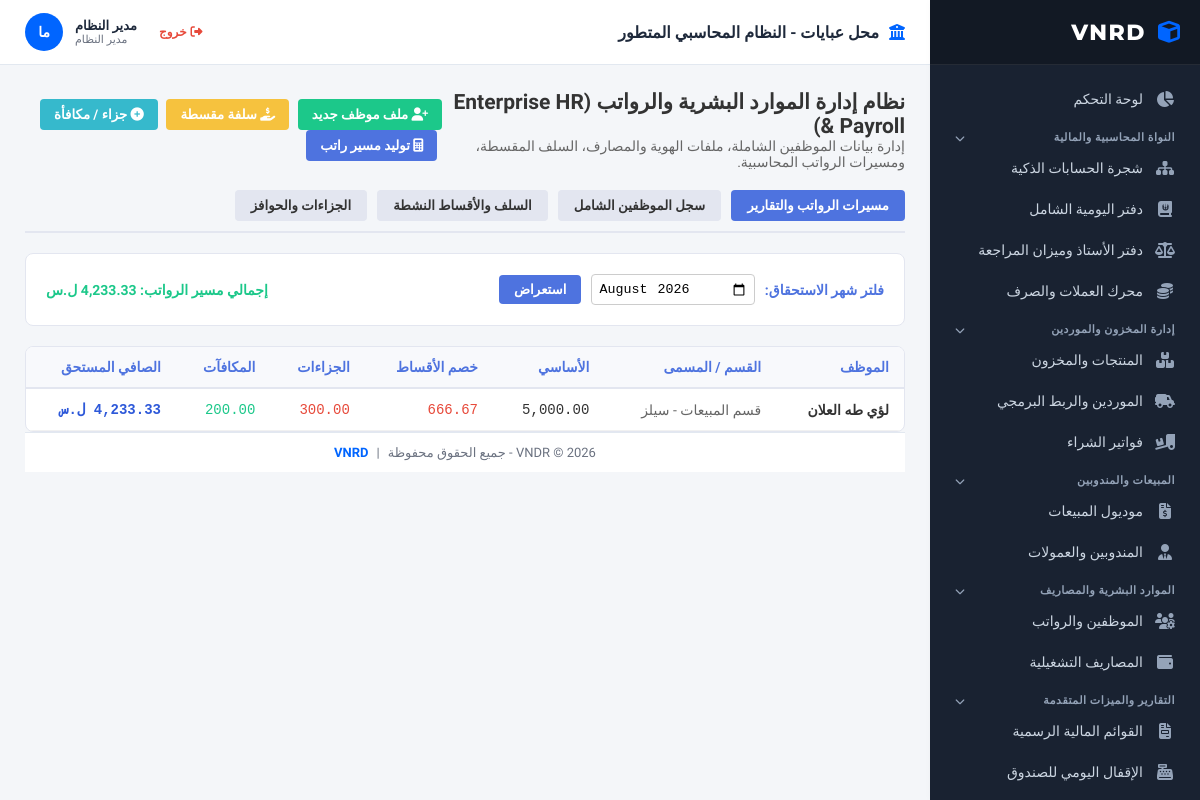
Screenshot of /hr_payroll_advanced.php (signed in) with the database file from the repository.
### tables this page shows
CREATE TABLE `payroll_details` (
  `id` int(11) NOT NULL,
  `payroll_run_id` int(11) NOT NULL,
  `employee_id` int(11) NOT NULL,
  `base_salary` decimal(15,2) NOT NULL,
  `deducted_advances` decimal(15,2) DEFAULT 0.00,
  `penalties` decimal(15,2) DEFAULT 0.00,
  `bonuses` decimal(15,2) DEFAULT 0.00,
  `net_salary` decimal(15,2) NOT NULL
);

CREATE TABLE `employees` (
  `id` int(11) NOT NULL,
  `employee_code` varchar(50) NOT NULL,
  `full_name` varchar(150) NOT NULL,
  `national_id` varchar(50) NOT NULL,
  `gender` enum('male','female') NOT NULL,
  `date_of_birth` date DEFAULT NULL,
  `nationality` varchar(50) DEFAULT NULL,
  `marital_status` enum('single','married','divorced','widowed') DEFAULT 'single',
  `department` varchar(100) NOT NULL,
  `position` varchar(100) NOT NULL,
  `employment_type` enum('full_time','part_time','contractor','intern') DEFAULT 'full_time',
  `hire_date` date NOT NULL,
  `probation_end_date` date DEFAULT NULL,
  `status` enum('active','suspended','terminated','resigned') DEFAULT 'active',
  `base_salary` decimal(15,2) NOT NULL DEFAULT 0.00,
  `payment_method` enum('bank_transfer','cash','check') DEFAULT 'bank_transfer',
  `bank_name` varchar(100) DEFAULT NULL,
  `bank_account` varchar(50) DEFAULT NULL,
  `iban` varchar(100) DEFAULT NULL,
  `phone` varchar(50) NOT NULL,
  `work_email` varchar(100) DEFAULT NULL,
  `address` text DEFAULT NULL,
  `emergency_contact_name` varchar(100) DEFAULT NULL,
  `emergency_contact_phone` varchar(50) DEFAULT NULL,
  `emergency_relation` varchar(50) DEFAULT NULL,
  `created_at` timestamp NOT NULL DEFAULT current_timestamp()
);

### hr_payroll_advanced.php (the view, shortened to what this page needs)
<?php
include 'header.php';
$selected_filter_month = $_GET['filter_month'] ?? date('Y-m');
$current_payroll_run = $conn->prepare("SELECT * FROM payroll_runs WHERE salary_month = ?");
$current_payroll_run->execute([$selected_filter_month]);
$active_run_data = $current_payroll_run->fetch(PDO::FETCH_ASSOC);
$payroll_details_list = [];
if ($active_run_data) {
    $det_stmt = $conn->prepare("SELECT pd.*, e.full_name as emp_name, e.position, e.department FROM payroll_details pd JOIN employees e ON pd.employee_id = e.id WHERE pd.payroll_run_id = ?");
    $det_stmt->execute([$active_run_data['id']]);
    $payroll_details_list = $det_stmt->fetchAll(PDO::FETCH_ASSOC);
}
?>
<div style="display: flex; justify-content: space-between; align-items: center; margin-bottom: 20px;">
    <div>
        <h2>نظام إدارة الموارد البشرية والرواتب (Enterprise HR & Payroll)</h2>
        <p style="color: #666; margin: 0;">إدارة بيانات الموظفين الشاملة، ملفات الهوية والمصارف، السلف المقسطة، ومسيرات الرواتب المحاسبية.</p>
    </div>
    <div>
        <button onclick="openModal('empModal')" style="background: #1cc88a; color: white; border: none; padding: 8px 14px; border-radius: 4px; cursor: pointer; font-weight: bold;"><i class="fas fa-user-plus"></i> ملف موظف جديد</button>
        <button onclick="openModal('advanceModal')" style="background: #f6c23e; color: white; border: none; padding: 8px 14px; border-radius: 4px; cursor: pointer; font-weight: bold; margin-right: 5px;"><i class="fas fa-hand-holding-usd"></i> سلفة مقسطة</button>
        <button onclick="openModal('varModal')" style="background: #36b9cc; color: white; border: none; padding: 8px 14px; border-radius: 4px; cursor: pointer; font-weight: bold; margin-right: 5px;"><i class="fas fa-plus-circle"></i> جزاء / مكافأة</button>
        <button onclick="openModal('payrollModal')" style="background: #4e73df; color: white; border: none; padding: 8px 14px; border-radius: 4px; cursor: pointer; font-weight: bold; margin-right: 5px;"><i class="fas fa-calculator"></i> توليد مسير راتب</button>
    </div>
</div>
<div style="display: flex; gap: 10px; margin-bottom: 20px; border-bottom: 2px solid #e3e6f0; padding-bottom: 10px;">
    <button onclick="switchTab('payrollReportTab')" id="btnReportTab" style="background: #4e73df; color: white; border: none; padding: 8px 16px; border-radius: 4px; cursor: pointer; font-weight: bold;">مسيرات الرواتب والتقارير</button>
    <button onclick="switchTab('employeesTab')" id="btnEmpTab" style="background: #e3e6f0; color: #333; border: none; padding: 8px 16px; border-radius: 4px; cursor: pointer; font-weight: bold;">سجل الموظفين الشامل</button>
    <button onclick="switchTab('advancesTab')" id="btnAdvTab" style="background: #e3e6f0; color: #333; border: none; padding: 8px 16px; border-radius: 4px; cursor: pointer; font-weight: bold;">السلف والأقساط النشطة</button>
    <button onclick="switchTab('variableTab')" id="btnVarTab" style="background: #e3e6f0; color: #333; border: none; padding: 8px 16px; border-radius: 4px; cursor: pointer; font-weight: bold;">الجزاءات والحوافز</button>
</div>
<div id="payrollReportTab" class="tab-content" style="display: block;">
    <div style="background: white; border: 1px solid #e3e6f0; border-radius: 8px; padding: 20px; margin-bottom: 20px; display: flex; justify-content: space-between; align-items: center;">
        <form method="GET" style="display: flex; align-items: center; gap: 10px;">
            <label style="font-weight: bold; color: #4e73df;">فلتر شهر الاستحقاق:</label>
            <input type="month" name="filter_month" value="<?php echo htmlspecialchars($selected_filter_month); ?>" style="padding: 6px; border: 1px solid #ccc; border-radius: 4px; font-family: monospace;">
            <button type="submit" style="background: #4e73df; color: white; border: none; padding: 7px 15px; border-radius: 4px; cursor: pointer; font-weight: bold;">استعراض</button>
        </form>
        <?php if ($active_run_data): ?>
            <div style="font-size: 14px; color: #1cc88a; font-weight: bold;">
                إجمالي مسير الرواتب: <?php echo number_format($active_run_data['total_payroll_amount'], 2); ?> ل.س
            </div>
        <?php endif; ?>
    </div>
    <div style="background: white; border: 1px solid #e3e6f0; border-radius: 8px; overflow: hidden;">
        <table style="width: 100%; border-collapse: collapse; font-size: 14px; text-align: right;">
            <thead>
                <tr style="background: #f8f9fc; color: #4e73df; border-bottom: 2px solid #e3e6f0;">
                    <th style="padding: 12px 15px;">الموظف</th>
                    <th style="padding: 12px 15px;">القسم / المسمى</th>
                    <th style="padding: 12px 15px;">الأساسي</th>
                    <th style="padding: 12px 15px;">خصم الأقساط</th>
                    <th style="padding: 12px 15px;">الجزاءات</th>
                    <th style="padding: 12px 15px;">المكافآت</th>
                    <th style="padding: 12px 15px;">الصافي المستحق</th>
                </tr>
            </thead>
            <tbody>
                <?php if (count($payroll_details_list) > 0): foreach ($payroll_details_list as $det): ?>
                    <tr style="border-bottom: 1px solid #f1f1f1;">
                        <td style="padding: 12px 15px; font-weight: bold; color: #333;"><?php echo htmlspecialchars($det['emp_name']); ?></td>
                        <td style="padding: 12px 15px; color: #666;"><?php echo htmlspecialchars($det['department'] . ' - ' . $det['position']); ?></td>
                        <td style="padding: 12px 15px; font-family: monospace;"><?php echo number_format($det['base_salary'], 2); ?></td>
                        <td style="padding: 12px 15px; font-family: monospace; color: #e74a3b;"><?php echo number_format($det['deducted_advances'], 2); ?></td>
                        <td style="padding: 12px 15px; font-family: monospace; color: #e74a3b;"><?php echo number_format($det['penalties'], 2); ?></td>
                        <td style="padding: 12px 15px; font-family: monospace; color: #1cc88a;"><?php echo number_format($det['bonuses'], 2); ?></td>
                        <td style="padding: 12px 15px; font-family: monospace; font-weight: bold; color: #2e59d9;"><?php echo number_format($det['net_salary'], 2); ?> ل.س</td>
                    </tr>
                <?php endforeach; else: ?>
                    <tr><td colspan="7" style="padding: 30px; text-align: center; color: #777;">لا يوجد مسير رواتب مسجل لهذا الشهر (<?php echo htmlspecialchars($selected_filter_month); ?>).</td></tr>
                <?php endif; ?>
            </tbody>
        </table>
    </div>
</div>
<?php include 'footer.php'; ?>

### header.php (style rules this page uses)
:root { --zoho-sidebar-bg: #192231; --zoho-sidebar-hover: #26354a; --zoho-primary: #0065ff; --zoho-accent: #00c48c; --zoho-bg: #f4f6f9; --zoho-card-bg: #ffffff; --zoho-text-main: #333333; --zoho-text-muted: #6b7280; --zoho-border: #e2e8f0; --zoho-radius: 8px; }
* { box-sizing: border-box; margin: 0; padding: 0; font-family: 'Tajawal', sans-serif; }
body { background-color: var(--zoho-bg); color: var(--zoho-text-main); display: flex; height: 100vh; overflow: hidden; font-size: 14px; }

### rows the page displays
payroll_details: employee.full_name "لؤي طه العلان", employee.position "قسم المبيعات - سيلز", base_salary "5,000.00", deducted_advances "666.67", penalties "300.00", bonuses "200.00"

### other values shown
$company_name "محل عبايات"
$logged_in_full_name "مدير النظام"
$logged_in_role_label "مدير النظام"
$avatar_initials ?: '؟' "ما"
